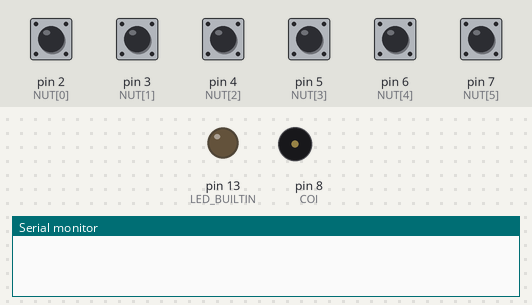
Bench run of a sketch on a simulated Arduino Nano, built with avr-gcc and run on an emulated ATmega328P. On the bench: output pins drawn as LEDs (lit = HIGH), buzzer (waves = sounding), the last lines printed to the serial monitor. Inputs (shaded band) come from the test bench; at power-on: pin 2 (NUT[0]), pin 3 (NUT[1]), pin 4 (NUT[2]), pin 5 (NUT[3]), pin 6 (NUT[4]), pin 7 (NUT[5]) HIGH.

Above: at 1.2 s.
1.3 s: pin 2 (NUT[0]) pulled LOW for 0.15 s
At 2.1 s:
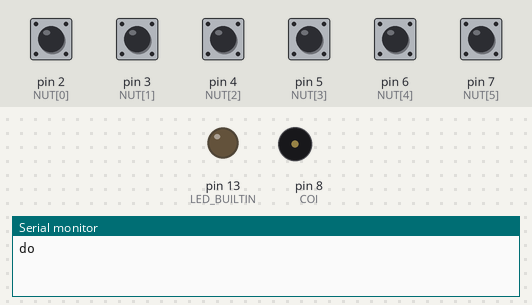
2.9 s: pin 3 (NUT[1]) pulled LOW for 0.15 s
At 3.3 s:
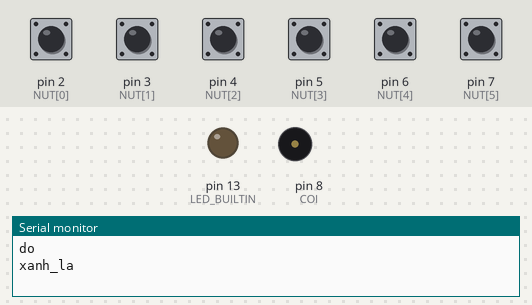
4.5 s: pin 4 (NUT[2]) pulled LOW for 0.15 s
At 5.7 s:
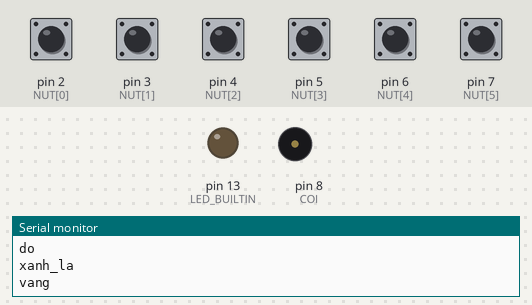
6.1 s: pin 5 (NUT[3]) pulled LOW for 0.15 s
At 6.9 s:
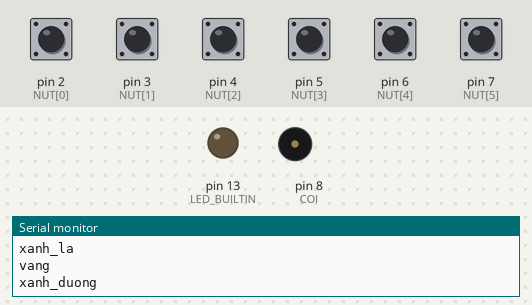
7.7 s: pin 6 (NUT[4]) pulled LOW for 0.15 s
At 8.1 s:
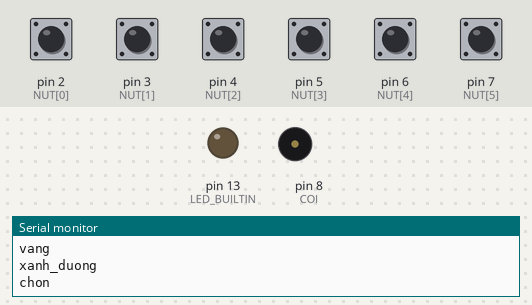
9.3 s: pin 7 (NUT[5]) pulled LOW for 0.15 s
At 10.5 s:
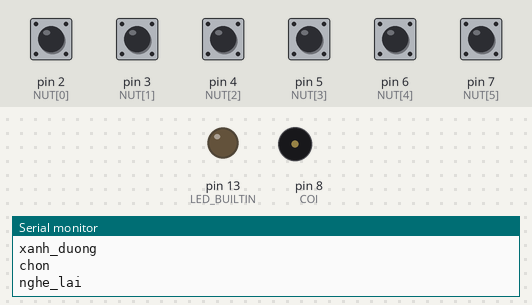
Timing chart, 0 to 11.9 s (numbered marks = the images above; inputs shaded):
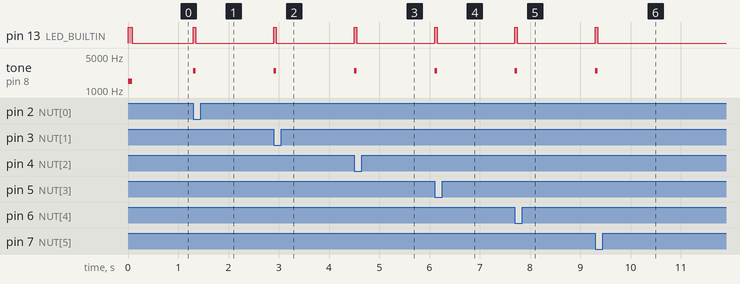

Measured:
- after the input at 1.3 s, pin 13 (LED_BUILTIN): LOW → HIGH at once, → LOW 0.05 s later; tone on pin 8 (COI): silent → 2500 Hz at once, → silent 0.05 s later
- after the input at 2.9 s, pin 13 (LED_BUILTIN): LOW → HIGH at once, → LOW 0.05 s later; tone on pin 8 (COI): silent → 2500 Hz at once, → silent 0.05 s later
- after the input at 4.5 s, pin 13 (LED_BUILTIN): LOW → HIGH at once, → LOW 0.05 s later; tone on pin 8 (COI): silent → 2500 Hz at once, → silent 0.05 s later
- after the input at 6.1 s, pin 13 (LED_BUILTIN): LOW → HIGH at once, → LOW 0.05 s later; tone on pin 8 (COI): silent → 2500 Hz at once, → silent 0.05 s later
- after the input at 7.7 s, pin 13 (LED_BUILTIN): LOW → HIGH at once, → LOW 0.05 s later; tone on pin 8 (COI): silent → 2500 Hz at once, → silent 0.05 s later
- after the input at 9.3 s, pin 13 (LED_BUILTIN): LOW → HIGH at once, → LOW 0.05 s later; tone on pin 8 (COI): silent → 2500 Hz at once, → silent 0.05 s later

The sketch:

hop_nut.ino
```cpp
// Hộp nút bấm cho trò Đố vui, chạy trên Arduino Nano cắm USB vào Pi.
// Mỗi nút nối từ một chân xuống GND (dùng điện trở kéo lên có sẵn trong chip, không cần điện trở ngoài).
// Bấm nút thì gửi tên phím qua USB cho may_chu.py, kêu "bíp" và nháy đèn trên mạch.
//
// Nạp từ Pi (tắt máy chủ trước vì nó đang giữ cổng USB):
//   systemctl --user stop do-vui
//   arduino-cli compile -u -p /dev/ttyUSB0 -b arduino:avr:nano:cpu=atmega328old ~/hoc/arduino/hop_nut
//   systemctl --user start do-vui

const int SO_NUT = 6;
const int NUT[SO_NUT] = {2, 3, 4, 5, 6, 7};
const char* PHIM[SO_NUT] = {"do", "xanh_la", "vang", "xanh_duong", "chon", "nghe_lai"};
const int COI = 8;                     // còi chip: chân + vào D8, chân - vào GND
const unsigned long CHONG_NAY = 40;    // ms: tiếp điểm nút nảy vài lần khi bấm, bỏ qua các lần nảy đó

bool dang_nhan[SO_NUT];
unsigned long lan_doi[SO_NUT];
unsigned long tat_den = 0;

void bip(int tan_so, int dai) {
  // tone() kêu được với cả còi có mạch dao động sẵn lẫn còi thường
  tone(COI, tan_so, dai);
  digitalWrite(LED_BUILTIN, HIGH);
  tat_den = millis() + dai;
}

void setup() {
  Serial.begin(115200);
  for (int i = 0; i < SO_NUT; i++) pinMode(NUT[i], INPUT_PULLUP);
  pinMode(LED_BUILTIN, OUTPUT);
  bip(1500, 80);  // kêu một tiếng khi cắm điện, để biết hộp đã sẵn sàng
}

void loop() {
  unsigned long bay_gio = millis();
  for (int i = 0; i < SO_NUT; i++) {
    bool nhan = digitalRead(NUT[i]) == LOW;
    if (nhan != dang_nhan[i] && bay_gio - lan_doi[i] > CHONG_NAY) {
      dang_nhan[i] = nhan;
      lan_doi[i] = bay_gio;
      if (nhan) {
        Serial.println(PHIM[i]);
        bip(2500, 50);
      }
    }
  }
  if (tat_den && bay_gio > tat_den) {
    digitalWrite(LED_BUILTIN, LOW);
    tat_den = 0;
  }
}
```
